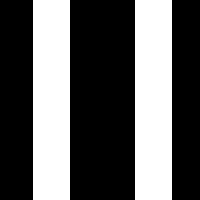
Frame 1 (no input)
Frame 60 (the mouse pressed at the canvas centre just before this capture): identical to frame 1, image omitted
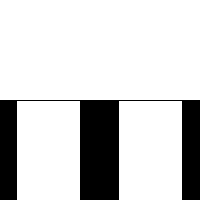
Frame 120 (the mouse held since frame 60 and released just before this capture)

The Processing sketch that drew these frames (run headless with seeded random() and noise(); from frame 60 on, the mouse is pressed at the canvas centre):

// Processing sketch: sketch_2_5_a__bungen
// ── sketch_2_5_a__bungen.pde


void setup() {
  size(200, 200);
}



void draw() {
  background(70);
  
  
  //2.5a mitte
  line (0,0,mouseX,mouseY);
  
  float distance = sqrt(pow(mouseX,2)+pow(mouseY,2));
  fill(200);
  ellipse(mouseX /2,mouseY/2,20,20);
  fill(255);
  ellipse(mouseX ,mouseY,20,20);
  
  
  //2.5b
  
  fill(255);
  ellipse(mouseX,mouseY,20,20);
  fill(0);
  int localVarX = width-mouseX;
  int localVarY = height-mouseY;
  ellipse(localVarX,localVarY,20,20);
  
  
  //2.5c
  int scale =32;
  background(255);
  fill(0);

  rect(0,mouseY,scale,height);
  rect(scale *2 + scale /5,mouseY,scale*2,height);
  rect(scale *5 + (scale /5)*2 ,mouseY,scale,height);
  
  fill(255);
  strokeWeight(1);
  rect(scale-scale/2,height-mouseY,scale * 2,height);
  rect(scale*4 -scale/3.5, height-mouseY,scale*2,height);
  
  
  
  
}


  
